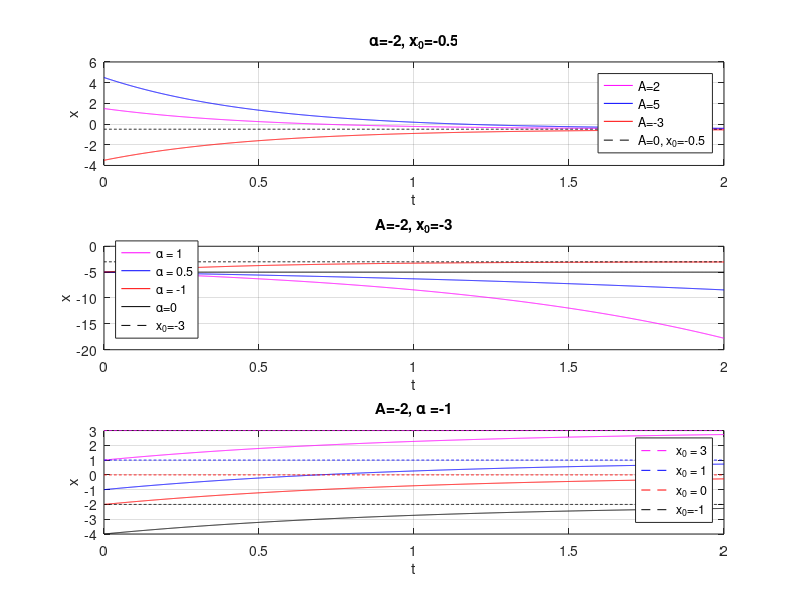

Write MATLAB code to recreate this figure.
clear;
close all;


%x_sz=Ae^alpha*t+x0;
%AAAAAAAAAAAAAAAAAAAAAAAAAAAAAAAAAAAAAAAAAAAAAAAAAAAAAAAAAAAAAAAAAAAAAAAA
subplot(3,1,1);
x_sz=0:0.001:2;
t=0:0.001:2;
a=-2;
xw=-0.5;

A1=2;
for i=1:1:(length(t))
    x_sz(i)=A1*exp(a*t(i))+xw;
end
plot(t,x_sz,'m-');
hold on;
%%%%%%%%%%%%%%%%%%%%%%%%%%%%%%%%%%%%%%%%%%%%%%%%
A1=5;
for i=1:1:(length(t))
    x_sz(i)=A1*exp(a*t(i))+xw;
end
plot(t,x_sz,'b-');

%%%%%%%%%%%%%%%%%%%%%%%%%%%%%%%%%%%%%%%%%%%%%%%%
A1=-3;
for i=1:1:(length(t))
    x_sz(i)=A1*exp(a*t(i))+xw;
end
plot(t,x_sz,'r-');
%%%%%%%%%%%%%%%%%%%%%%%%%%%%%%%%%%%%%%%%%%%%%%%%
A1=0;
for i=1:1:(length(t))
    x_sz(i)=A1*exp(a*t(i))+xw;
end
plot(t,x_sz,'k--');
%%%%%%%%%%%%%%%%%%%%%%%%%%%%%%%%%%%%%%%%%%%%%%%%
title('\alpha=-2, x_{0}=-0.5');
legend('A=2','A=5','A=-3','A=0, x_{0}=-0.5');
xlabel('t');
ylabel('x');
grid on;
%%%%%%%%%%%%%%%%%%%%%%%%%%%%%%%%%%%%%%%%%%%%%%%%






%aaaaaaaaaaaaaaaaaaaaaaaaaaaaaaaaaaaaaaaaaaaaaaaaaaaaaaaaaaaaaaaaaaaaaaaa
subplot(3,1,2);

A1=-2;
xw=-3;

a=1;
for i=1:1:(length(t))
    x_sz(i)=A1*exp(a*t(i))+xw;
end
plot(t,x_sz,'m-');
hold on;
%%%%%%%%%%%%%%%%%%%%%%%%%%%%%%%%%%%%%%%%%%%%%%%%
a=0.5;
for i=1:1:(length(t))
    x_sz(i)=A1*exp(a*t(i))+xw;
end
plot(t,x_sz,'b-');
hold on;
%%%%%%%%%%%%%%%%%%%%%%%%%%%%%%%%%%%%%%%%%%%%%%%%
a=-2;
for i=1:1:(length(t))
    x_sz(i)=A1*exp(a*t(i))+xw;
end
plot(t,x_sz,'r-');
%%%%%%%%%%%%%%%%%%%%%%%%%%%%%%%%%%%%%%%%%%%%%%%%
a=0;
for i=1:1:(length(t))
    x_sz(i)=A1*exp(a*t(i))+xw;
end
plot(t,x_sz,'k-');
%%%%%%%%%%%%%%%%%%%%%%%%%%%%%%%%%%%%%%%%%%%%%%%%
A1=0;
for i=1:1:(length(t))
    x_sz(i)=A1*exp(a*t(i))+xw;
end
plot(t,x_sz,'k--');
title('A=-2, x_{0}=-3');
legend({'\alpha = 1','\alpha = 0.5','\alpha = -1','\alpha=0','x_{0}=-3'},'Location','southwest');
xlabel('t');
ylabel('x');
grid on;




%x00000000000000000000000000000000000000000000000000000000000000000000000
subplot(3,1,3);
A1=-2;
a=-1;

xw=3;
for i=1:1:(length(t))
    x_sz(i)=A1*exp(a*t(i))+xw;
end
plot(t,x_sz,'m-');

hold on;
A1=0;
for i=1:1:(length(t))
    x_sz(i)=A1*exp(a*t(i))+xw;
end
A1=-2;
p1=plot(t,x_sz,'m--');
%%%%%%%%%%%%%%%%%%%%%%%%%%%%%%%%%%%%%%%%%%%%%%%%
xw=1;
for i=1:1:(length(t))
    x_sz(i)=A1*exp(a*t(i))+xw;
end
plot(t,x_sz,'b-');

hold on;
A1=0;
for i=1:1:(length(t))
    x_sz(i)=A1*exp(a*t(i))+xw;
end
A1=-2;
p2=plot(t,x_sz,'b--');
%%%%%%%%%%%%%%%%%%%%%%%%%%%%%%%%%%%%%%%%%%%%%%%%
xw=0;
for i=1:1:(length(t))
    x_sz(i)=A1*exp(a*t(i))+xw;
end
plot(t,x_sz,'r-');

A1=0;
for i=1:1:(length(t))
    x_sz(i)=A1*exp(a*t(i))+xw;
end
A1=-2;
p3=plot(t,x_sz,'r--');
%%%%%%%%%%%%%%%%%%%%%%%%%%%%%%%%%%%%%%%%%%%%%%%%
xw=-2;
for i=1:1:(length(t))
    x_sz(i)=A1*exp(a*t(i))+xw;
end
plot(t,x_sz,'k-');
A1=0;
for i=1:1:(length(t))
    x_sz(i)=A1*exp(a*t(i))+xw;
end
A1=-2;
p4=plot(t,x_sz,'k--');
%%%%%%%%%%%%%%%%%%%%%%%%%%%%%%%%%%%%%%%%%%%%%%%%

title('A=-2, \alpha =-1');
legend([p1,p2,p3,p4],{'x_{0} = 3','x_{0} = 1','x_{0} = 0','x_{0}=-1'},'Location','southeast');
xlabel('t');
ylabel('x');
grid on;